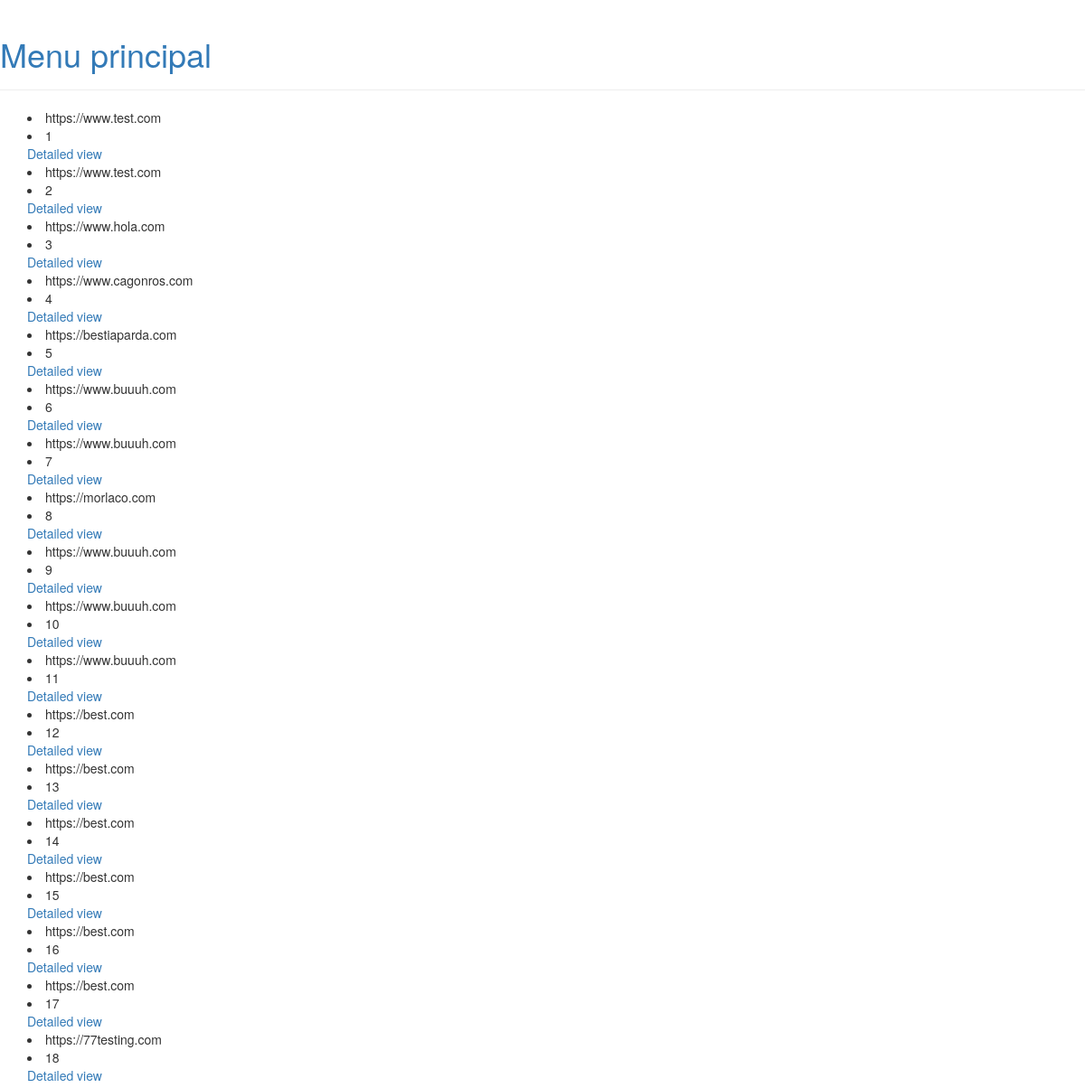
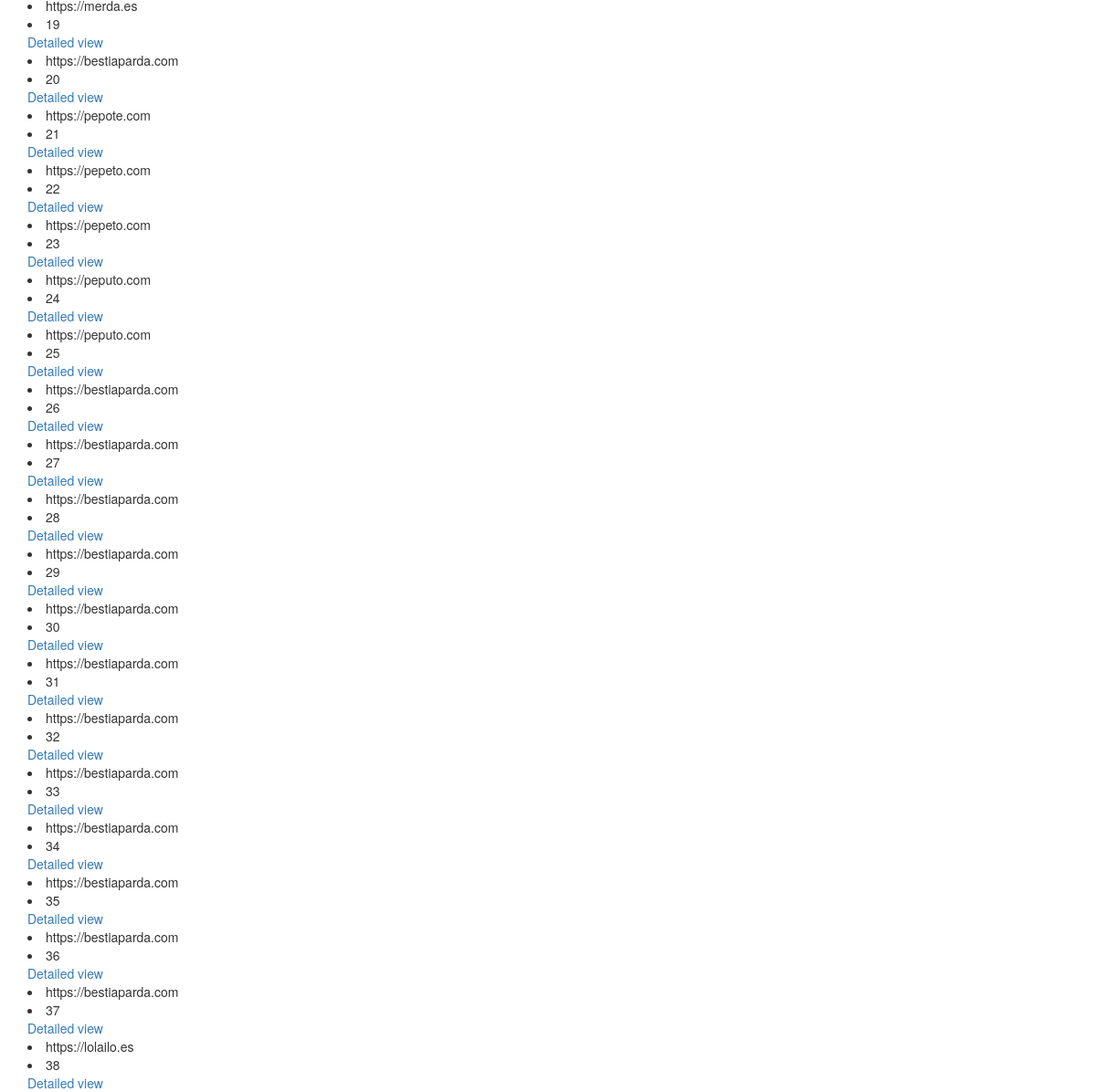
The page /config_list/ on the database as committed earlier (2 pictures, top to bottom).
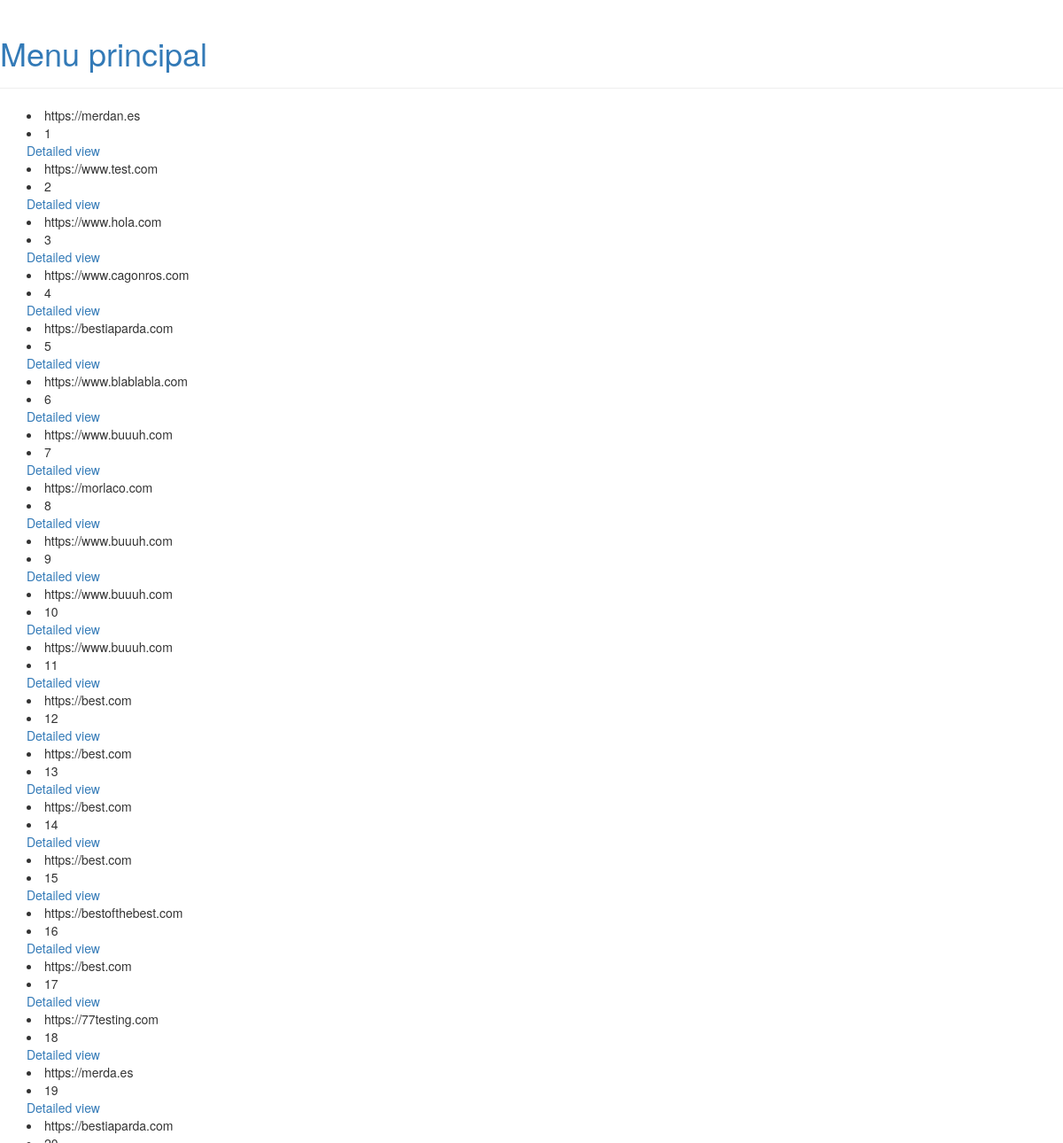
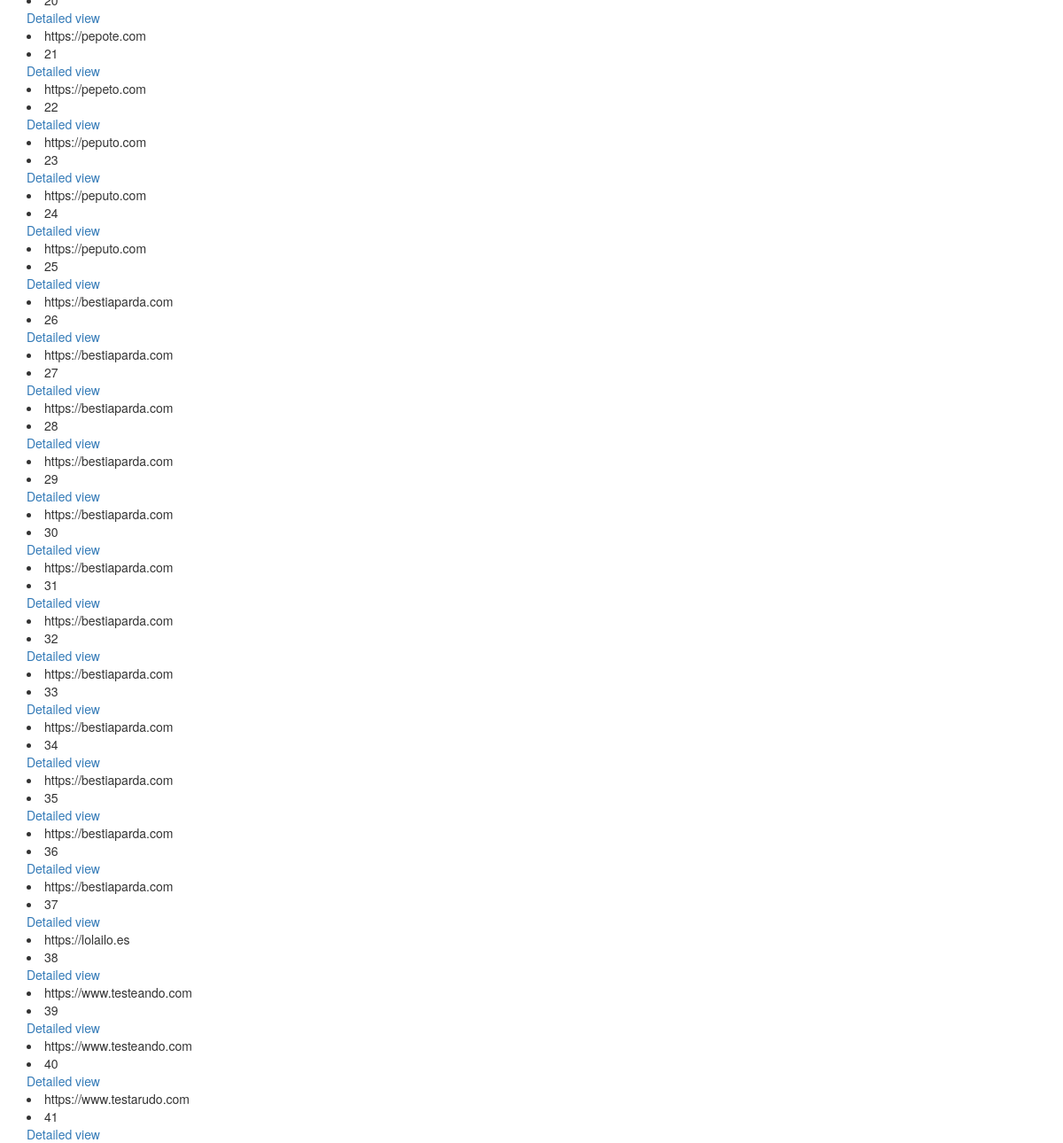
The same page on the database as committed later (2 pictures, top to bottom).
### darkice/models.py (models this page shows, shortened)
class Config(models.Model):
	device= models.CharField(max_length=6)
	sampleRate= models.PositiveSmallIntegerField()
	bitsPerSample= models.PositiveSmallIntegerField()
	channel= models.PositiveSmallIntegerField()
	bitrateMode= models.CharField(max_length=3)
	format1= models.CharField(max_length=10)
	quality= models.PositiveSmallIntegerField()
	channel= models.PositiveSmallIntegerField()
	bitrate= models.PositiveSmallIntegerField()
	server= models.URLField()
	port = models.PositiveSmallIntegerField()
	password= models.CharField(max_length=20)
	mountPoint= models.CharField(max_length=20)

### darkice/views.py (the view)
# urls.py: url(r'^config_list/$', list_configuration, name='list_configuration'),
def list_configuration(request):
    configuration_list=Config.objects.all()
    return render(request, 'darkice/list_configuration.html',{'configuration_list': configuration_list})

### darkice/templates/darkice/list_configuration.html
{% extends "darkice/base.html" %}
    {% block content %}
    {% for config in configuration_list%}
        <li>{{ config.server }}</li>
        <li>{{ config.pk }}</li>
        <a href=/config/{{ config.pk }}/>Detailed view</a>
    {% endfor %}
    {% endblock %}

### darkice/templates/darkice/base.html
<body>
        <link rel="stylesheet" href="//maxcdn.bootstrapcdn.com/bootstrap/3.2.0/css/bootstrap.min.css">
        <link rel="stylesheet" href="//maxcdn.bootstrapcdn.com/bootstrap/3.2.0/css/bootstrap-theme.min.css">
    <div class="page-header">
        <h1><a href="./index.html">Menu principal</a></h1>
    </div>
    <div class="content container">
        <div class="row">
            <div class="col-md-8">
            {% block content %}
            {% endblock %}
            </div>
        </div>
    </div>
</body>

Rows that differ between the two databases and show on the page:
changed Config id 1: server "https://www.test.com" → "https://merdan.es"
changed Config id 6: server "https://www.buuuh.com" → "https://www.blablabla.com"
changed Config id 16: server "https://best.com" → "https://bestofthebest.com"
changed Config id 23: server "https://pepeto.com" → "https://peputo.com"
added Config: server "https://www.testeando.com", pk "39"
added Config: server "https://www.testeando.com", pk "40"
added Config: server "https://www.testarudo.com", pk "41"
